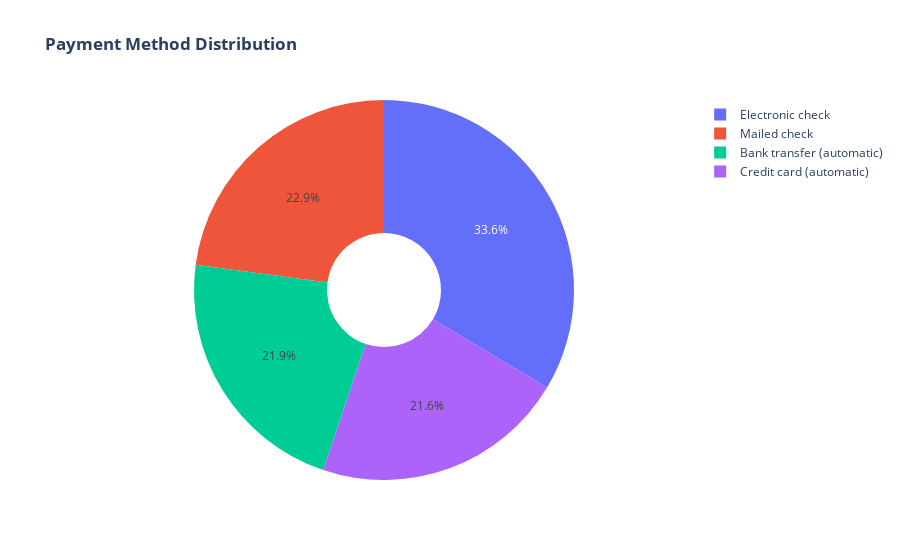

Write notebook code for a chart like this one.
### Markdown cell above
About 75% of customer with Month-to-Month Contract opted to move out as compared to 13% of customrs with One Year Contract and 3% with Two Year Contract

### Code cell
labels = customer_churn['PaymentMethod'].unique()
values = customer_churn['PaymentMethod'].value_counts()

fig = go.Figure(data=[go.Pie(labels=labels, values=values, hole=.3)])
fig.update_layout(title_text="<b>Payment Method Distribution</b>")
fig.show()

### Figure 1 — Plotly figure (JSON) as saved in the notebook; plotly's stock layout.template omitted (floating-point values rounded to 4 significant figures)
{"data": [{"hole": 0.3, "labels": ["Electronic check", "Mailed check", "Bank transfer (automatic)", "Credit card (automatic)"], "type": "pie", "values": [2365, 1612, 1544, 1522]}], "layout": {"title": {"text": "<b>Payment Method Distribution</b>"}}}
